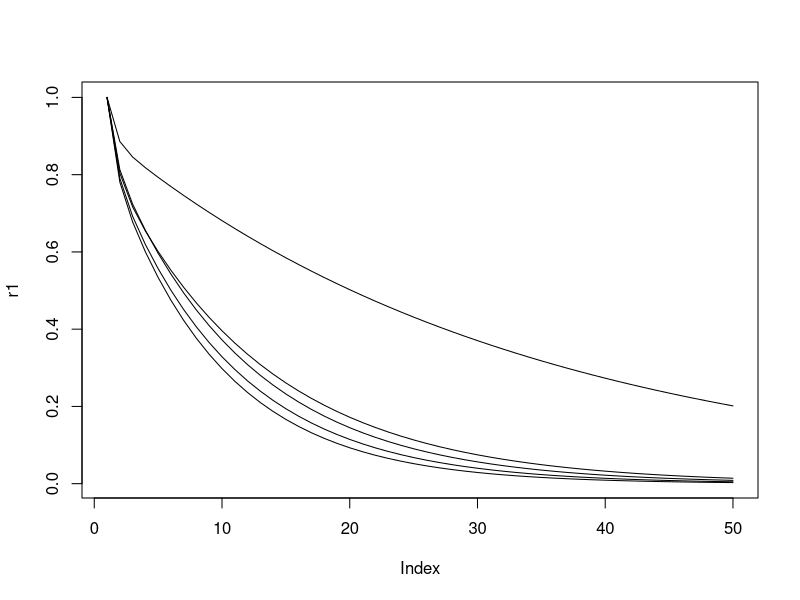
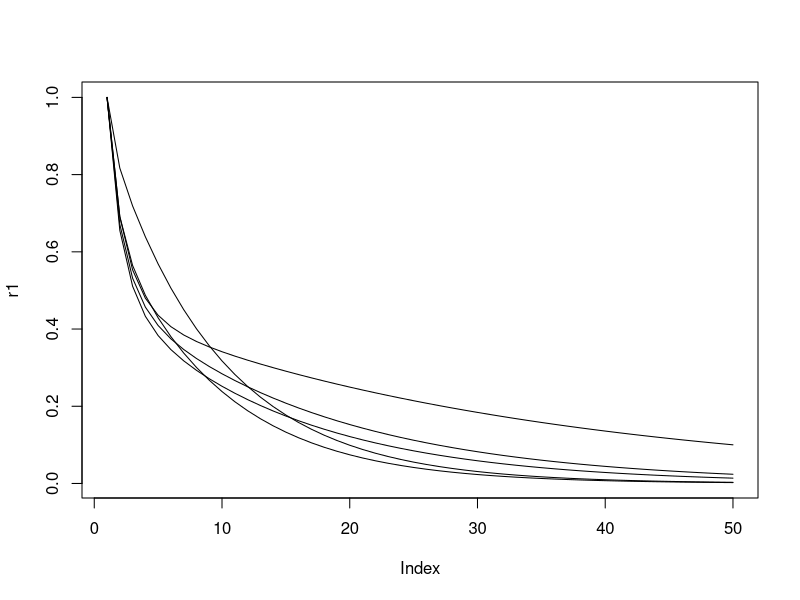

Here is the R script that generated these plots, in order:
rm(list = ls())
eval_f <- function(params,t){
  Cinit <- params[1]
  
  Cnat <- params[2]
  
  k <- params[3]
  
  c_fit <- Cnat + (Cinit - Cnat)*exp(-k*t)
  r_fit <- rep(1, length(c_fit))
  for (i in 2:length(r_fit)){
    r_fit[i] <- r_fit[i-1]*(1 - c_fit[i-1])
  }
  return(r_fit)
}


t <- 1:50
param1 <- c(0.65, 0.11, 1.6)
r1 <- eval_f(param1,t)
plot(r1, type = 'l')
param2 <- c(0.59, 0.1, 1.5)
r2 <- eval_f(param2,t)
lines(r2)
param3 <- c(0.57, 0.09, 1.6)
r3 <- eval_f(param3,t)
lines(r3)
param4 <- c(0.55, 0.08, 1.4)
r4 <- eval_f(param4,t)
lines(r4)
param5 <- c(0.49, 0.03, 1.7)
r5 <- eval_f(param5,t)
lines(r5)


param1 <- c(0.65, 0.11, 1)
r1 <- eval_f(param1,t)
plot(r1, type = 'l')
param2 <- c(0.65, 0.11, 2)
r2 <- eval_f(param2,t)
lines(r2)
param3 <- c(0.57, 0.07, 0.6)
r3 <- eval_f(param3,t)
lines(r3)
param4 <- c(0.55, 0.06, 0.6)
r4 <- eval_f(param4,t)
lines(r4)
param5 <- c(0.49, 0.03, 0.5)
r5 <- eval_f(param5,t)
lines(r5)



r_fit_eval <- function(params,t){
  Cinit <- params[1]

  Cnat <- params[2]

  k <- params[3]

  c_fit <- Cnat + (Cinit - Cnat)*exp(-k*t)
  r_fit <- rep(1, length(c_fit))
  for (i in 2:length(r_fit)){
    r_fit[i] <- r_fit[i-1]*(1 - c_fit[i-1])
  }
  r_fit <- r_fit + runif(length(r_fit),min = -1,max = 1) * 0.05*r_fit
  r_fit[1] = 1
  return(r_fit)
}
params <- c(0.4,0.02,0.3)
t <- 1:166
r_fit_eval(params,t)
